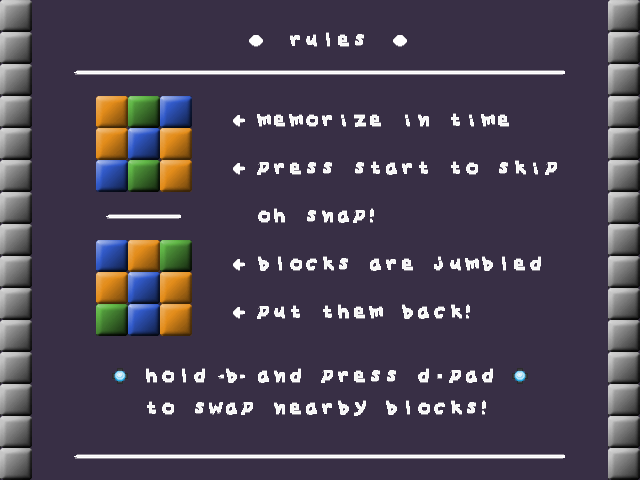

Tiled map render using the project's own tile images. Description and the map definition, with tile-layer contents summarised, below:
An orthogonal 40x30 tile map with 16x16 px tiles, 1 tile layer (instructions), 2 hidden layers not drawn.

<map version="1.0" orientation="orthogonal" renderorder="right-down" width="40" height="30" tilewidth="16" tileheight="16">
 <tileset firstgid="1" name="tiles" tilewidth="16" tileheight="16">
  <image source="tiles.png" width="128" height="128" />
  <tile id="0">
   <properties>
    <property name="name" value="yellow_UL" />
   </properties>
  </tile>
  <tile id="1">
   <properties>
    <property name="name" value="yellow_UR" />
   </properties>
  </tile>
  <tile id="2">
   <properties>
    <property name="name" value="green_UL" />
   </properties>
  </tile>
  <tile id="3">
   <properties>
    <property name="name" value="green_UR" />
   </properties>
  </tile>
  <tile id="4">
   <properties>
    <property name="name" value="blue_UL" />
   </properties>
  </tile>
  <tile id="5">
   <properties>
    <property name="name" value="blue_UR" />
   </properties>
  </tile>
  <tile id="6">
   <properties>
    <property name="name" value="white_UL" />
   </properties>
  </tile>
  <tile id="7">
   <properties>
    <property name="name" value="white_UR" />
   </properties>
  </tile>
  <tile id="8">
   <properties>
    <property name="name" value="yellow_DL" />
   </properties>
  </tile>
  <tile id="9">
   <properties>
    <property name="name" value="yellow_DR" />
   </properties>
  </tile>
  <tile id="10">
   <properties>
    <property name="name" value="green_DL" />
   </properties>
  </tile>
  <tile id="11">
   <properties>
    <property name="name" value="green_DR" />
   </properties>
  </tile>
  <tile id="12">
   <properties>
    <property name="name" value="blue_DL" />
   </properties>
  </tile>
  <tile id="13">
   <properties>
    <property name="name" value="blue_DR" />
   </properties>
  </tile>
  <tile id="14">
   <properties>
    <property name="name" value="white_DL" />
   </properties>
  </tile>
  <tile id="15">
   <properties>
    <property name="name" value="white_DR" />
   </properties>
  </tile>
  <tile id="23">
   <properties>
    <property name="name" value="bg" />
   </properties>
  </tile>
  <tile id="24">
   <properties>
    <property name="name" value="a" />
   </properties>
  </tile>
  <tile id="25">
   <properties>
    <property name="name" value="b" />
   </properties>
  </tile>
  <tile id="26">
   <properties>
    <property name="name" value="c" />
   </properties>
  </tile>
  <tile id="27">
   <properties>
    <property name="name" value="d" />
   </properties>
  </tile>
  <tile id="28">
   <properties>
    <property name="name" value="e" />
   </properties>
  </tile>
  <tile id="29">
   <properties>
    <property name="name" value="f" />
   </properties>
  </tile>
  <tile id="30">
   <properties>
    <property name="name" value="g" />
   </properties>
  </tile>
  <tile id="31">
   <properties>
    <property name="name" value="h" />
   </properties>
  </tile>
  <tile id="32">
   <properties>
    <property name="name" value="i" />
   </properties>
  </tile>
  <tile id="33">
   <properties>
    <property name="name" value="j" />
   </properties>
  </tile>
  <tile id="34">
   <properties>
    <property name="name" value="k" />
   </properties>
  </tile>
  <tile id="35">
   <properties>
    <property name="name" value="l" />
   </properties>
  </tile>
  <tile id="36">
   <properties>
    <property name="name" value="m" />
   </properties>
  </tile>
  <tile id="37">
   <properties>
    <property name="name" value="n" />
   </properties>
  </tile>
  <tile id="38">
   <properties>
    <property name="name" value="o" />
   </properties>
  </tile>
  <tile id="39">
   <properties>
    <property name="name" value="p" />
   </properties>
  </tile>
  <tile id="40">
   <properties>
    <property name="name" value="q" />
   </properties>
  </tile>
  <tile id="41">
   <properties>
    <property name="name" value="r" />
   </properties>
  </tile>
  <tile id="42">
   <properties>
    <property name="name" value="s" />
   </properties>
  </tile>
  <tile id="43">
   <properties>
    <property name="name" value="t" />
   </properties>
  </tile>
  <tile id="44">
   <properties>
    <property name="name" value="u" />
   </properties>
  </tile>
  <tile id="45">
   <properties>
    <property name="name" value="v" />
   </properties>
  </tile>
  <tile id="46">
   <properties>
    <property name="name" value="w" />
   </properties>
  </tile>
  <tile id="47">
   <properties>
    <property name="name" value="x" />
   </properties>
  </tile>
  <tile id="48">
   <properties>
    <property name="name" value="y" />
   </properties>
  </tile>
  <tile id="49">
   <properties>
    <property name="name" value="z" />
   </properties>
  </tile>
  <tile id="50">
   <properties>
    <property name="name" value="period" />
   </properties>
  </tile>
  <tile id="51">
   <properties>
    <property name="name" value="zero" />
   </properties>
  </tile>
  <tile id="61">
   <properties>
    <property name="name" value="colon" />
   </properties>
  </tile>
  <tile id="62">
   <properties>
    <property name="name" value="exclamation" />
   </properties>
  </tile>
 </tileset>
 <layer name="intro" width="40" height="30" visible="0">
  <data>[1200 cells, 1200 non-empty, 43 distinct tile ids]</data>
 </layer>
 <layer name="instructions" width="40" height="30">
  <data>[1200 cells, 1200 non-empty, 46 distinct tile ids]</data>
 </layer>
 <layer name="level" width="40" height="30" visible="0">
  <data>[1200 cells, 1200 non-empty, 29 distinct tile ids]</data>
 </layer>
</map>